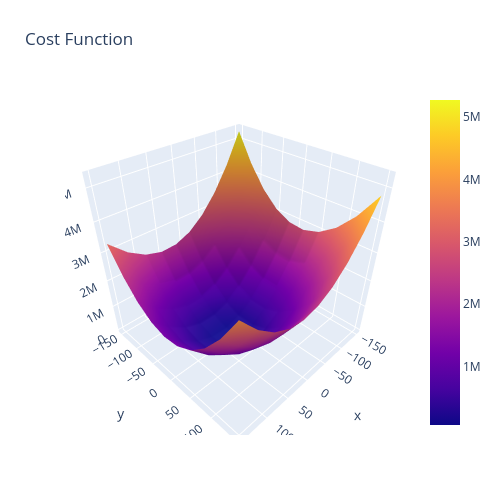
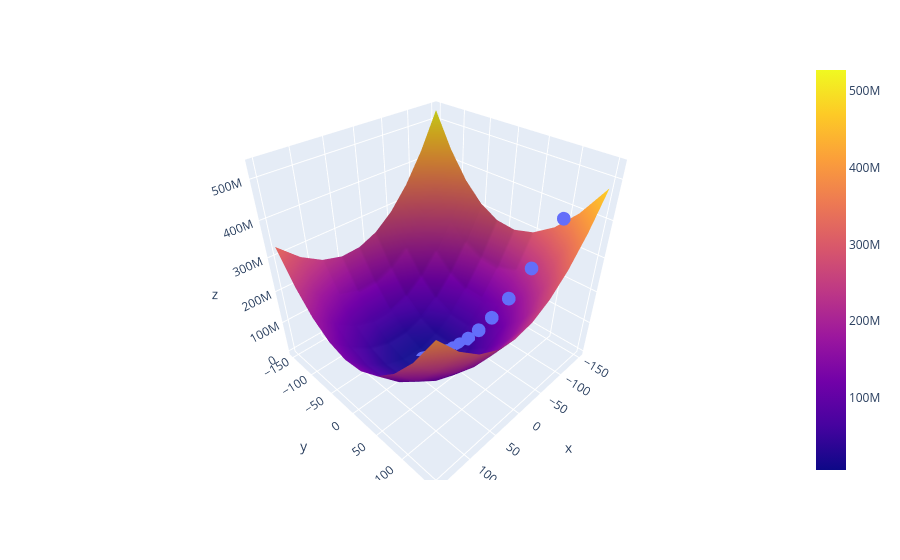
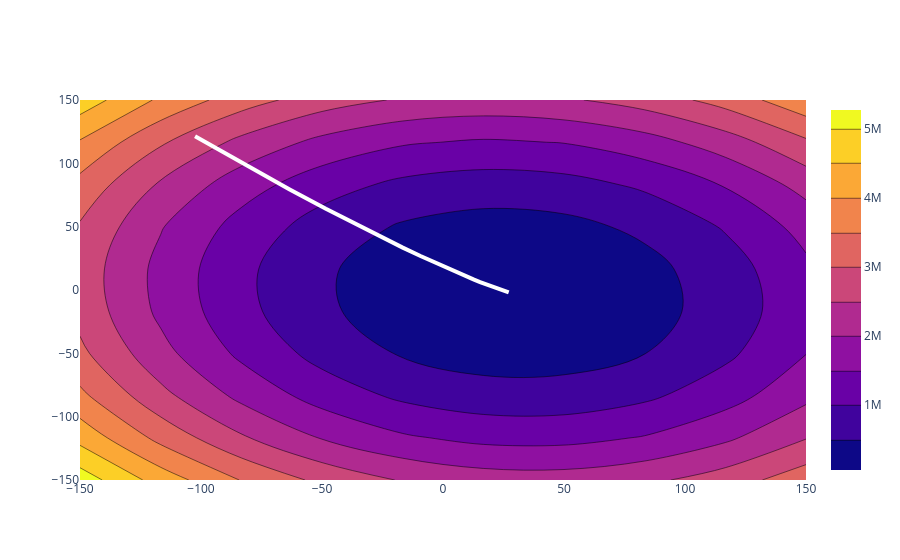

Notebook source saved alongside these figures, in order:
### Code cell
from sklearn.datasets import make_regression
import matplotlib.pyplot as plt
import numpy as np

X,y = make_regression(n_samples=100, n_features=1, n_informative=1, n_targets=1,noise=20,random_state=13)

plt.scatter(X,y)



m_arr = np.linspace(-150, 150, 10)
b_arr = np.linspace(-150, 150, 10)
mGrid, bGrid = np.meshgrid(m_arr,b_arr)

final = np.vstack((mGrid.ravel().reshape(1,100),bGrid.ravel().reshape(1,100))).T

z_arr = []

for i in range(final.shape[0]):
    z_arr.append(np.sum((y - final[i,0]*X.reshape(100) - final[i,1])**2))

z_arr = np.array(z_arr).reshape(10,10)

 

 

import plotly.graph_objects as go

fig = go.Figure(data=[go.Surface(x = m_arr, y = b_arr, z =z_arr)])

fig.update_layout(title='Cost Function', autosize=False,
                  width=500, height=500,
                  margin=dict(l=65, r=50, b=65, t=90))



fig.show()

fig.write_html("cost_function.html")

b = 150
m = -127.82
lr = 0.001
all_b = []
all_m = []
all_cost = []

epochs = 30

for i in range(epochs):
    slope_b = 0
    slope_m = 0
    cost = 0
    for j in range(X.shape[0]):
        slope_b = slope_b - 2*(y[j] - (m * X[j]) -  b)
        slope_m = slope_m - 2*(y[j] - (m * X[j]) -  b)*X[j]
        cost = cost + (y[j] - m * X[j] -b) ** 2

    b = b - (lr * slope_b)
    m = m - (lr * slope_m)
    all_b.append(b)
    all_m.append(m)
    all_cost.append(cost)

import plotly.express as px

fig = px.scatter_3d(x=np.array(all_m).ravel(), y=np.array(all_b).ravel(), z=np.array(all_cost).ravel()*100)

fig.add_trace(go.Surface(x = m_arr, y = b_arr, z =z_arr*100 ))

fig.show()

fig.write_html("cost_function2.html")

import plotly.graph_objects as go

fig = go.Figure(go.Scatter(x=np.array(all_m).ravel(), y=np.array(all_b).ravel(), name='High 2014',
                         line=dict(color='#fff', width=4)))

fig.add_trace(go.Contour(z=z_arr,x=m_arr,y=b_arr))
fig.show()

import numpy as np
import matplotlib.pyplot as plt


fig,ax=plt.subplots(1,1)
plt.figure(figsize=(18,4))
cp = ax.contourf(m_arr, b_arr, z_arr)
ax.plot(np.array(all_m).ravel(),np.array(all_b).ravel(),color='white')
fig.colorbar(cp) # Add a colorbar to a plot
ax.set_title('Filled Contours Plot')
ax.set_xlabel('m')
ax.set_ylabel('b')
plt.show()


%matplotlib notebook
from matplotlib.animation import FuncAnimation
import matplotlib.animation as animation

# intercept graph
num_epochs = list(range(0,30))
fig = plt.figure(figsize=(9,5)) 
axis = plt.axes(xlim =(-150, 150), ylim =(-150, 150)) 

axis.contourf(m_arr, b_arr, z_arr)

line, = axis.plot([], [], lw = 2,color='white') 
  
xdata, ydata = [], [] 
  
# animation function 
def animate(i): 
    label = 'epoch {0}'.format(i + 1)
    xdata.append(all_m[i]) 
    ydata.append(all_b[i]) 
    line.set_data(xdata, ydata) 
    axis.set_xlabel(label)
      
    return line, 
  
# calling the animation function     
anim = animation.FuncAnimation(fig, animate, frames = 30,repeat=False, interval = 500)

#f = r"animation8.gif" 
#writergif = animation.PillowWriter(fps=2) 
#anim.save(f, writer=writergif)
